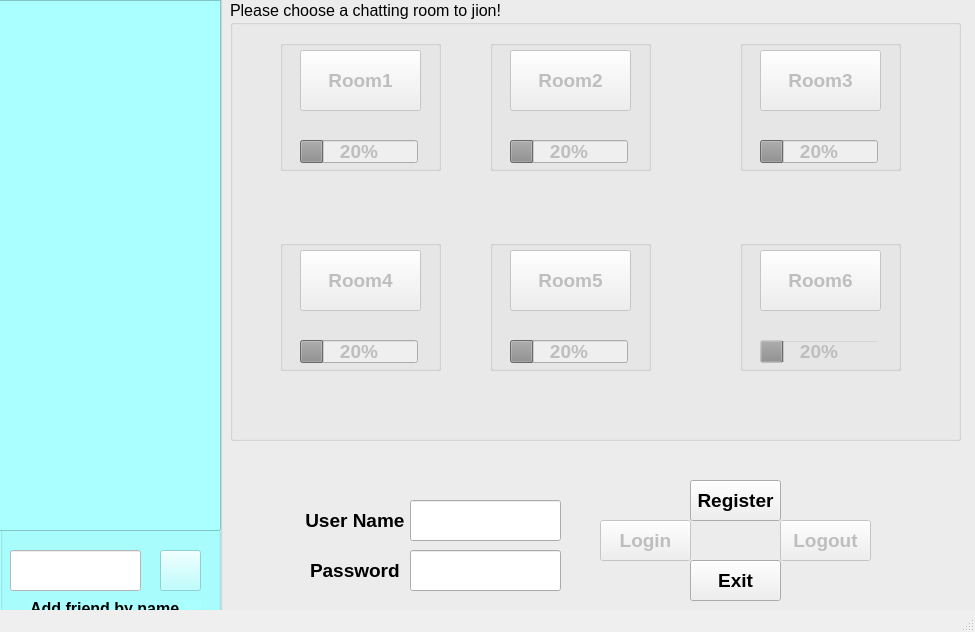
<?xml version="1.0" encoding="UTF-8"?>
<ui version="4.0">
 <class>ChattingRoom</class>
 <widget class="QMainWindow" name="ChattingRoom">
  <property name="geometry">
   <rect>
    <x>0</x>
    <y>0</y>
    <width>975</width>
    <height>632</height>
   </rect>
  </property>
  <property name="windowTitle">
   <string>JJ</string>
  </property>
  <property name="windowIcon">
   <iconset resource="../img.qrc">
    <normaloff>:/image/main.jpg</normaloff>:/image/main.jpg</iconset>
  </property>
  <property name="styleSheet">
   <string notr="true"/>
  </property>
  <property name="iconSize">
   <size>
    <width>80</width>
    <height>80</height>
   </size>
  </property>
  <property name="documentMode">
   <bool>false</bool>
  </property>
  <widget class="QWidget" name="centralwidget">
   <widget class="QGroupBox" name="groupBox_8">
    <property name="geometry">
     <rect>
      <x>220</x>
      <y>-10</y>
      <width>761</width>
      <height>681</height>
     </rect>
    </property>
    <property name="styleSheet">
     <string notr="true">background-image: url(:/image/a.jpg);</string>
    </property>
    <property name="title">
     <string/>
    </property>
    <widget class="QLabel" name="label">
     <property name="geometry">
      <rect>
       <x>80</x>
       <y>520</y>
       <width>111</width>
       <height>20</height>
      </rect>
     </property>
     <property name="font">
      <font>
       <family>Arial</family>
       <pointsize>14</pointsize>
       <weight>75</weight>
       <bold>true</bold>
      </font>
     </property>
     <property name="styleSheet">
      <string notr="true">background: transparent</string>
     </property>
     <property name="text">
      <string> User Name</string>
     </property>
    </widget>
    <widget class="QLineEdit" name="userName">
     <property name="geometry">
      <rect>
       <x>190</x>
       <y>510</y>
       <width>151</width>
       <height>41</height>
      </rect>
     </property>
     <property name="font">
      <font>
       <family>Arial</family>
       <pointsize>14</pointsize>
      </font>
     </property>
    </widget>
    <widget class="QPushButton" name="registerButton">
     <property name="geometry">
      <rect>
       <x>470</x>
       <y>490</y>
       <width>91</width>
       <height>41</height>
      </rect>
     </property>
     <property name="font">
      <font>
       <family>Arial</family>
       <pointsize>14</pointsize>
       <weight>75</weight>
       <bold>true</bold>
      </font>
     </property>
     <property name="styleSheet">
      <string notr="true">background-image: url(:/image/e.jpg);</string>
     </property>
     <property name="text">
      <string>Register</string>
     </property>
    </widget>
    <widget class="QGroupBox" name="groupBox">
     <property name="geometry">
      <rect>
       <x>10</x>
       <y>10</y>
       <width>731</width>
       <height>441</height>
      </rect>
     </property>
     <property name="font">
      <font>
       <family>Arial</family>
       <pointsize>12</pointsize>
      </font>
     </property>
     <property name="styleSheet">
      <string notr="true">background-image: url(:/image/d.jpg);</string>
     </property>
     <property name="title">
      <string>Please choose a chatting room to jion!</string>
     </property>
     <widget class="QPushButton" name="pushButton_1">
      <property name="enabled">
       <bool>false</bool>
      </property>
      <property name="geometry">
       <rect>
        <x>70</x>
        <y>50</y>
        <width>121</width>
        <height>61</height>
       </rect>
      </property>
      <property name="font">
       <font>
        <family>Arial</family>
        <pointsize>14</pointsize>
        <weight>75</weight>
        <bold>true</bold>
       </font>
      </property>
      <property name="text">
       <string>Room1</string>
      </property>
     </widget>
     <widget class="QPushButton" name="pushButton_2">
      <property name="enabled">
       <bool>false</bool>
      </property>
      <property name="geometry">
       <rect>
        <x>280</x>
        <y>50</y>
        <width>121</width>
        <height>61</height>
       </rect>
      </property>
      <property name="font">
       <font>
        <family>Arial</family>
        <pointsize>14</pointsize>
        <weight>75</weight>
        <bold>true</bold>
       </font>
      </property>
      <property name="text">
       <string>Room2</string>
      </property>
     </widget>
     <widget class="QPushButton" name="pushButton_3">
      <property name="enabled">
       <bool>false</bool>
      </property>
      <property name="geometry">
       <rect>
        <x>530</x>
        <y>50</y>
        <width>121</width>
        <height>61</height>
       </rect>
      </property>
      <property name="font">
       <font>
        <family>Arial</family>
        <pointsize>14</pointsize>
        <weight>75</weight>
        <bold>true</bold>
       </font>
      </property>
      <property name="text">
       <string>Room3</string>
      </property>
     </widget>
     <widget class="QPushButton" name="pushButton_5">
      <property name="enabled">
       <bool>false</bool>
      </property>
      <property name="geometry">
       <rect>
        <x>280</x>
        <y>250</y>
        <width>121</width>
        <height>61</height>
       </rect>
      </property>
      <property name="font">
       <font>
        <family>Arial</family>
        <pointsize>14</pointsize>
        <weight>75</weight>
        <bold>true</bold>
       </font>
      </property>
      <property name="text">
       <string>Room5</string>
      </property>
     </widget>
     <widget class="QPushButton" name="pushButton_4">
      <property name="enabled">
       <bool>false</bool>
      </property>
      <property name="geometry">
       <rect>
        <x>70</x>
        <y>250</y>
        <width>121</width>
        <height>61</height>
       </rect>
      </property>
      <property name="font">
       <font>
        <family>Arial</family>
        <pointsize>14</pointsize>
        <weight>75</weight>
        <bold>true</bold>
       </font>
      </property>
      <property name="text">
       <string>Room4</string>
      </property>
     </widget>
     <widget class="QPushButton" name="pushButton_6">
      <property name="enabled">
       <bool>false</bool>
      </property>
      <property name="geometry">
       <rect>
        <x>530</x>
        <y>250</y>
        <width>121</width>
        <height>61</height>
       </rect>
      </property>
      <property name="font">
       <font>
        <family>Arial</family>
        <pointsize>14</pointsize>
        <weight>75</weight>
        <bold>true</bold>
       </font>
      </property>
      <property name="styleSheet">
       <string notr="true"/>
      </property>
      <property name="text">
       <string>Room6</string>
      </property>
     </widget>
     <widget class="QProgressBar" name="progressBar_1">
      <property name="enabled">
       <bool>false</bool>
      </property>
      <property name="geometry">
       <rect>
        <x>70</x>
        <y>140</y>
        <width>118</width>
        <height>23</height>
       </rect>
      </property>
      <property name="font">
       <font>
        <family>Arial</family>
        <pointsize>14</pointsize>
        <weight>75</weight>
        <bold>true</bold>
       </font>
      </property>
      <property name="minimum">
       <number>0</number>
      </property>
      <property name="maximum">
       <number>10</number>
      </property>
      <property name="value">
       <number>2</number>
      </property>
     </widget>
     <widget class="QProgressBar" name="progressBar_2">
      <property name="enabled">
       <bool>false</bool>
      </property>
      <property name="geometry">
       <rect>
        <x>280</x>
        <y>140</y>
        <width>118</width>
        <height>23</height>
       </rect>
      </property>
      <property name="font">
       <font>
        <family>Arial</family>
        <pointsize>14</pointsize>
        <weight>75</weight>
        <bold>true</bold>
       </font>
      </property>
      <property name="maximum">
       <number>10</number>
      </property>
      <property name="value">
       <number>2</number>
      </property>
     </widget>
     <widget class="QProgressBar" name="progressBar_3">
      <property name="enabled">
       <bool>false</bool>
      </property>
      <property name="geometry">
       <rect>
        <x>530</x>
        <y>140</y>
        <width>118</width>
        <height>23</height>
       </rect>
      </property>
      <property name="font">
       <font>
        <family>Arial</family>
        <pointsize>14</pointsize>
        <weight>75</weight>
        <bold>true</bold>
       </font>
      </property>
      <property name="maximum">
       <number>10</number>
      </property>
      <property name="value">
       <number>2</number>
      </property>
     </widget>
     <widget class="QProgressBar" name="progressBar_4">
      <property name="enabled">
       <bool>false</bool>
      </property>
      <property name="geometry">
       <rect>
        <x>70</x>
        <y>340</y>
        <width>118</width>
        <height>23</height>
       </rect>
      </property>
      <property name="font">
       <font>
        <family>Arial</family>
        <pointsize>14</pointsize>
        <weight>75</weight>
        <bold>true</bold>
       </font>
      </property>
      <property name="maximum">
       <number>10</number>
      </property>
      <property name="value">
       <number>2</number>
      </property>
     </widget>
     <widget class="QProgressBar" name="progressBar_5">
      <property name="enabled">
       <bool>false</bool>
      </property>
      <property name="geometry">
       <rect>
        <x>280</x>
        <y>340</y>
        <width>118</width>
        <height>23</height>
       </rect>
      </property>
      <property name="font">
       <font>
        <family>Arial</family>
        <pointsize>14</pointsize>
        <weight>75</weight>
        <bold>true</bold>
       </font>
      </property>
      <property name="maximum">
       <number>10</number>
      </property>
      <property name="value">
       <number>2</number>
      </property>
     </widget>
     <widget class="QProgressBar" name="progressBar_6">
      <property name="enabled">
       <bool>false</bool>
      </property>
      <property name="geometry">
       <rect>
        <x>530</x>
        <y>340</y>
        <width>118</width>
        <height>23</height>
       </rect>
      </property>
      <property name="font">
       <font>
        <family>Arial</family>
        <pointsize>14</pointsize>
        <weight>75</weight>
        <bold>true</bold>
       </font>
      </property>
      <property name="styleSheet">
       <string notr="true">background: transparent</string>
      </property>
      <property name="maximum">
       <number>10</number>
      </property>
      <property name="value">
       <number>2</number>
      </property>
     </widget>
     <widget class="QGroupBox" name="groupBox_2">
      <property name="geometry">
       <rect>
        <x>50</x>
        <y>40</y>
        <width>161</width>
        <height>131</height>
       </rect>
      </property>
      <property name="styleSheet">
       <string notr="true">background: transparent</string>
      </property>
      <property name="title">
       <string/>
      </property>
     </widget>
     <widget class="QGroupBox" name="groupBox_3">
      <property name="geometry">
       <rect>
        <x>260</x>
        <y>40</y>
        <width>161</width>
        <height>131</height>
       </rect>
      </property>
      <property name="styleSheet">
       <string notr="true">background: transparent</string>
      </property>
      <property name="title">
       <string/>
      </property>
     </widget>
     <widget class="QGroupBox" name="groupBox_4">
      <property name="geometry">
       <rect>
        <x>510</x>
        <y>40</y>
        <width>161</width>
        <height>131</height>
       </rect>
      </property>
      <property name="styleSheet">
       <string notr="true">background: transparent</string>
      </property>
      <property name="title">
       <string/>
      </property>
     </widget>
     <widget class="QGroupBox" name="groupBox_5">
      <property name="geometry">
       <rect>
        <x>50</x>
        <y>240</y>
        <width>161</width>
        <height>131</height>
       </rect>
      </property>
      <property name="styleSheet">
       <string notr="true">background: transparent</string>
      </property>
      <property name="title">
       <string/>
      </property>
     </widget>
     <widget class="QGroupBox" name="groupBox_6">
      <property name="geometry">
       <rect>
        <x>260</x>
        <y>240</y>
        <width>161</width>
        <height>131</height>
       </rect>
      </property>
      <property name="styleSheet">
       <string notr="true">background: transparent</string>
      </property>
      <property name="title">
       <string/>
      </property>
     </widget>
     <widget class="QGroupBox" name="groupBox_7">
      <property name="geometry">
       <rect>
        <x>510</x>
        <y>240</y>
        <width>161</width>
        <height>131</height>
       </rect>
      </property>
      <property name="styleSheet">
       <string notr="true">background: transparent</string>
      </property>
      <property name="title">
       <string/>
      </property>
     </widget>
     <zorder>groupBox_7</zorder>
     <zorder>groupBox_5</zorder>
     <zorder>groupBox_4</zorder>
     <zorder>groupBox_2</zorder>
     <zorder>groupBox_3</zorder>
     <zorder>groupBox_6</zorder>
     <zorder>pushButton_1</zorder>
     <zorder>pushButton_2</zorder>
     <zorder>pushButton_3</zorder>
     <zorder>pushButton_5</zorder>
     <zorder>pushButton_4</zorder>
     <zorder>pushButton_6</zorder>
     <zorder>progressBar_1</zorder>
     <zorder>progressBar_2</zorder>
     <zorder>progressBar_3</zorder>
     <zorder>progressBar_4</zorder>
     <zorder>progressBar_5</zorder>
     <zorder>progressBar_6</zorder>
    </widget>
    <widget class="QPushButton" name="loginButton">
     <property name="enabled">
      <bool>false</bool>
     </property>
     <property name="geometry">
      <rect>
       <x>380</x>
       <y>530</y>
       <width>91</width>
       <height>41</height>
      </rect>
     </property>
     <property name="font">
      <font>
       <family>Arial</family>
       <pointsize>14</pointsize>
       <weight>75</weight>
       <bold>true</bold>
      </font>
     </property>
     <property name="styleSheet">
      <string notr="true">background-image: url(:/image/e.jpg);</string>
     </property>
     <property name="text">
      <string>Login</string>
     </property>
    </widget>
    <widget class="QPushButton" name="logoutButton">
     <property name="enabled">
      <bool>false</bool>
     </property>
     <property name="geometry">
      <rect>
       <x>560</x>
       <y>530</y>
       <width>91</width>
       <height>41</height>
      </rect>
     </property>
     <property name="font">
      <font>
       <family>Arial</family>
       <pointsize>14</pointsize>
       <weight>75</weight>
       <bold>true</bold>
      </font>
     </property>
     <property name="styleSheet">
      <string notr="true">background-image: url(:/image/e.jpg);</string>
     </property>
     <property name="text">
      <string>Logout</string>
     </property>
    </widget>
    <widget class="QLabel" name="label_2">
     <property name="geometry">
      <rect>
       <x>90</x>
       <y>570</y>
       <width>111</width>
       <height>20</height>
      </rect>
     </property>
     <property name="font">
      <font>
       <family>Arial</family>
       <pointsize>14</pointsize>
       <weight>75</weight>
       <bold>true</bold>
      </font>
     </property>
     <property name="styleSheet">
      <string notr="true">background: transparent</string>
     </property>
     <property name="text">
      <string>Password</string>
     </property>
    </widget>
    <widget class="QLineEdit" name="passWord">
     <property name="geometry">
      <rect>
       <x>190</x>
       <y>560</y>
       <width>151</width>
       <height>41</height>
      </rect>
     </property>
     <property name="font">
      <font>
       <family>Arial</family>
       <pointsize>14</pointsize>
      </font>
     </property>
    </widget>
    <widget class="QPushButton" name="exitButton">
     <property name="geometry">
      <rect>
       <x>470</x>
       <y>570</y>
       <width>91</width>
       <height>41</height>
      </rect>
     </property>
     <property name="font">
      <font>
       <family>Arial</family>
       <pointsize>14</pointsize>
       <weight>75</weight>
       <bold>true</bold>
      </font>
     </property>
     <property name="styleSheet">
      <string notr="true">background-image: url(:/image/e.jpg);</string>
     </property>
     <property name="text">
      <string>Exit</string>
     </property>
    </widget>
   </widget>
   <widget class="QGroupBox" name="groupBox_9">
    <property name="geometry">
     <rect>
      <x>0</x>
      <y>0</y>
      <width>221</width>
      <height>631</height>
     </rect>
    </property>
    <property name="styleSheet">
     <string notr="true">background-color: rgb(170, 255, 255);</string>
    </property>
    <property name="title">
     <string/>
    </property>
    <widget class="QListWidget" name="list">
     <property name="enabled">
      <bool>false</bool>
     </property>
     <property name="geometry">
      <rect>
       <x>-10</x>
       <y>0</y>
       <width>231</width>
       <height>531</height>
      </rect>
     </property>
     <property name="font">
      <font>
       <pointsize>14</pointsize>
       <weight>75</weight>
       <bold>true</bold>
      </font>
     </property>
     <property name="mouseTracking">
      <bool>false</bool>
     </property>
     <property name="styleSheet">
      <string notr="true">background-color: rgb(170, 255, 255);</string>
     </property>
    </widget>
    <widget class="QLineEdit" name="Search_Friend">
     <property name="enabled">
      <bool>false</bool>
     </property>
     <property name="geometry">
      <rect>
       <x>10</x>
       <y>550</y>
       <width>131</width>
       <height>41</height>
      </rect>
     </property>
     <property name="font">
      <font>
       <family>Arial</family>
       <pointsize>14</pointsize>
      </font>
     </property>
     <property name="styleSheet">
      <string notr="true">background-color: rgb(255, 255, 255);</string>
     </property>
    </widget>
    <widget class="QLabel" name="label_3">
     <property name="geometry">
      <rect>
       <x>30</x>
       <y>600</y>
       <width>171</width>
       <height>16</height>
      </rect>
     </property>
     <property name="font">
      <font>
       <family>Arial</family>
       <pointsize>12</pointsize>
       <weight>75</weight>
       <bold>true</bold>
      </font>
     </property>
     <property name="text">
      <string>Add friend by name</string>
     </property>
    </widget>
    <widget class="QPushButton" name="addFriendButton">
     <property name="enabled">
      <bool>false</bool>
     </property>
     <property name="geometry">
      <rect>
       <x>160</x>
       <y>550</y>
       <width>41</width>
       <height>41</height>
      </rect>
     </property>
     <property name="styleSheet">
      <string notr="true">image: url(:/image/addFriend.jpg);</string>
     </property>
     <property name="text">
      <string/>
     </property>
    </widget>
   </widget>
   <zorder>groupBox_9</zorder>
   <zorder>groupBox_8</zorder>
  </widget>
  <widget class="QStatusBar" name="statusbar"/>
 </widget>
 <resources>
  <include location="../img.qrc"/>
 </resources>
 <connections/>
</ui>
